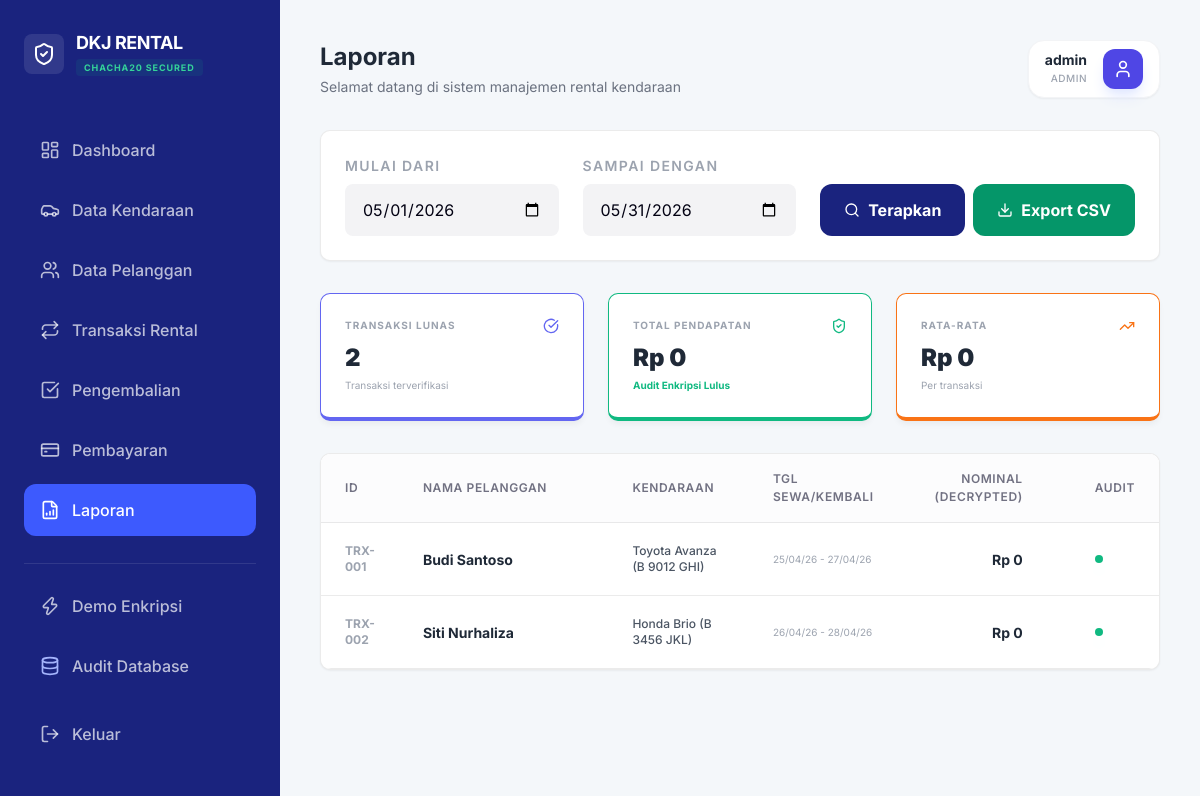
Page /dashboard.php?page=reports (signed in) on the earlier database version.
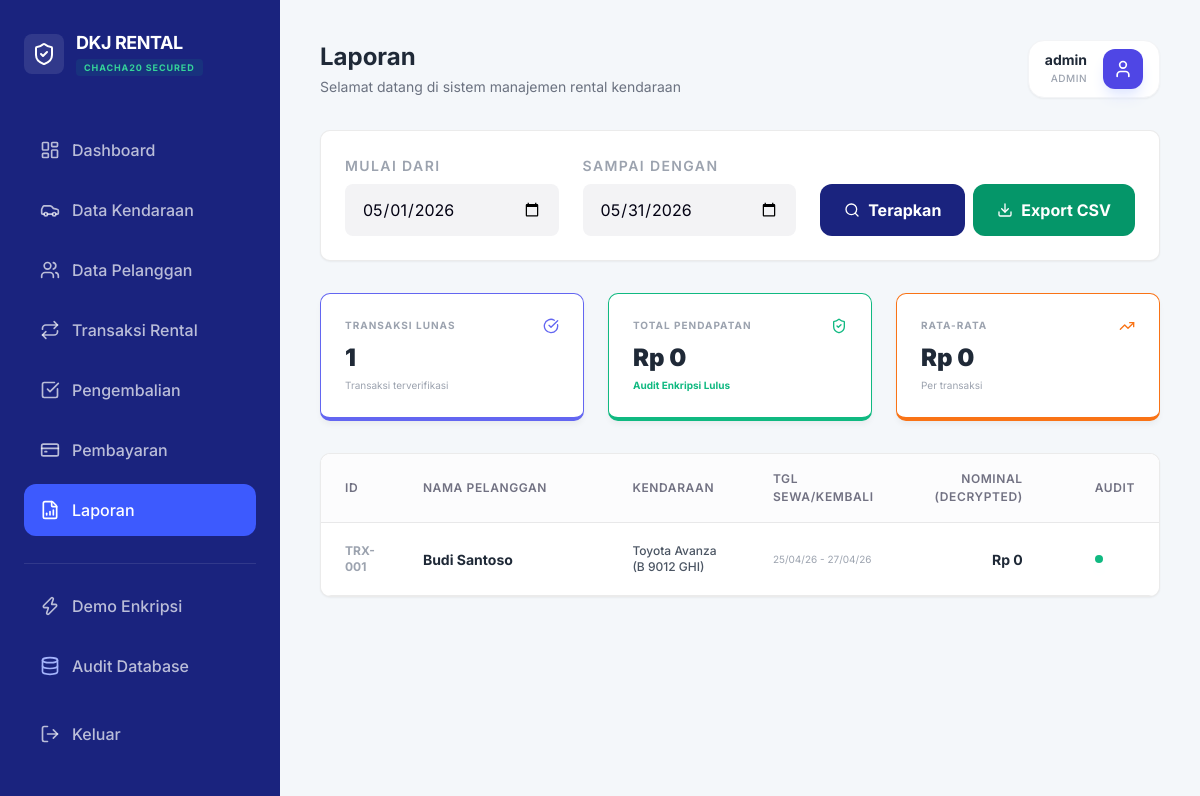
Same page on the later database version.
### tables this page shows
CREATE TABLE payments (
        id INTEGER PRIMARY KEY AUTOINCREMENT,
        transaksi_id INTEGER,
        nominal_pembayaran TEXT,
        metode TEXT,
        status TEXT DEFAULT 'pending',
        payment_date DATETIME,
        FOREIGN KEY(transaksi_id) REFERENCES rentals(id)
    );

CREATE TABLE customers (
        id INTEGER PRIMARY KEY AUTOINCREMENT,
        nama_pelanggan TEXT,
        nomor_hp TEXT,
        email TEXT,
        alamat TEXT,
        nomor_identitas TEXT
    );

CREATE TABLE vehicles (
        id INTEGER PRIMARY KEY AUTOINCREMENT,
        kode_kendaraan TEXT UNIQUE,
        nama_kendaraan TEXT,
        jenis TEXT,
        plat_nomor TEXT,
        tarif_harian INTEGER,
        status TEXT DEFAULT 'tersedia'
    );

CREATE TABLE rentals (
        id INTEGER PRIMARY KEY AUTOINCREMENT,
        pelanggan_id INTEGER,
        kendaraan_id INTEGER,
        tanggal_sewa DATE,
        tanggal_kembali DATE,
        durasi INTEGER,
        deposit TEXT,
        catatan_jaminan TEXT,
        status TEXT DEFAULT 'berjalan',
        FOREIGN KEY(pelanggan_id) REFERENCES customers(id),
        FOREIGN KEY(kendaraan_id) REFERENCES vehicles(id)
    );

### helpers/security_helper.php (called while the page is built, shortened)
<?php
class SecurityHelper {
    public static function generateKey() {
        $seed = SERVER_SEED . MASTER_SECRET;
        return hash('sha256', $seed, true);
    }
    public static function decrypt($base64_data) {
        $decoded = base64_decode($base64_data);
        $key = self::generateKey();
        if (function_exists('sodium_crypto_stream_chacha20_xor')) {
            $nonce_len = 8;
            if (strlen($decoded) < $nonce_len) return "[Error]";
            $nonce = substr($decoded, 0, $nonce_len);
            $ciphertext = substr($decoded, $nonce_len);
            return sodium_crypto_stream_chacha20_xor($ciphertext, $nonce, $key);
        } else {
            $nonce_len = 16;
            $nonce = substr($decoded, 0, $nonce_len);
            $ciphertext = substr($decoded, $nonce_len);
            return openssl_decrypt($ciphertext, 'chacha20', $key, OPENSSL_RAW_DATA, $nonce);
        }
    }
}
?>

### modules/reports.php (the view, shortened to what the changed rows need)
<?php
$start_date = $_GET['start'] ?? date('Y-m-01');
$end_date = $_GET['end'] ?? date('Y-m-t');
$stmt = $db->prepare("SELECT p.*, r.tanggal_sewa, r.tanggal_kembali, r.durasi, c.nama_pelanggan, v.nama_kendaraan, v.plat_nomor
                      FROM payments p
                      JOIN rentals r ON p.transaksi_id = r.id
                      JOIN customers c ON r.pelanggan_id = c.id
                      JOIN vehicles v ON r.kendaraan_id = v.id
                      WHERE p.status = 'lunas' AND DATE(p.payment_date) BETWEEN ? AND ?");
$stmt->execute([$start_date, $end_date]);
$report_data = $stmt->fetchAll(PDO::FETCH_ASSOC);
$total_income = 0;
?>
<div class="card mb-8 shadow-sm">
    <form method="GET" class="flex flex-wrap items-end gap-6">
        <div class="form-group flex-1 min-w-[180px]">
            <label class="text-[10px] text-gray-400 font-bold uppercase tracking-widest mb-2 block">Mulai Dari</label>
            <input type="date" name="start" value="<?= $start_date ?>" class="form-control">
        </div>
        <div class="form-group flex-1 min-w-[180px]">
            <label class="text-[10px] text-gray-400 font-bold uppercase tracking-widest mb-2 block">Sampai Dengan</label>
            <input type="date" name="end" value="<?= $end_date ?>" class="form-control">
        </div>
        <div class="flex gap-2">
            <button type="submit" class="py-3.5 px-6 bg-[#1a237e] text-white font-bold rounded-xl flex items-center gap-2 hover:bg-indigo-700 transition-all">
                <i data-lucide="search" class="w-4 h-4"></i> Terapkan
            </button>
            <a href="?page=reports&start=<?= $start_date ?>&end=<?= $end_date ?>&export=csv" class="py-3.5 px-6 bg-emerald-600 text-white font-bold rounded-xl flex items-center gap-2 hover:bg-emerald-700 transition-all">
                <i data-lucide="download" class="w-4 h-4"></i> Export CSV
            </a>
        </div>
    </form>
</div>
<div class="grid grid-cols-1 md:grid-cols-3 gap-6 mb-8">
    <div class="card border-b-4 border-indigo-500">
        <div class="flex justify-between items-start mb-2">
            <div class="text-[10px] font-bold text-gray-400 uppercase tracking-widest">Transaksi Lunas</div>
            <i data-lucide="check-circle" class="w-4 h-4 text-indigo-500"></i>
        </div>
        <div class="text-2xl font-black text-gray-800"><?= count($report_data) ?></div>
        <div class="text-[10px] text-gray-400 mt-1">Transaksi terverifikasi</div>
    </div>
    <div class="card border-b-4 border-emerald-500">
        <div class="flex justify-between items-start mb-2">
            <div class="text-[10px] font-bold text-gray-400 uppercase tracking-widest">Total Pendapatan</div>
            <i data-lucide="shield-check" class="w-4 h-4 text-emerald-500"></i>
        </div>
        <div class="text-2xl font-black text-gray-800">Rp <?= number_format($total_income, 0, ',', '.') ?></div>
        <div class="text-[10px] text-emerald-500 font-bold mt-1">Audit Enkripsi Lulus</div>
    </div>
    <div class="card border-b-4 border-orange-500">
        <div class="flex justify-between items-start mb-2">
            <div class="text-[10px] font-bold text-gray-400 uppercase tracking-widest">Rata-rata</div>
            <i data-lucide="trending-up" class="w-4 h-4 text-orange-500"></i>
        </div>
        <div class="text-2xl font-black text-gray-800">Rp <?= count($report_data) > 0 ? number_format($total_income / count($report_data), 0, ',', '.') : '0' ?></div>
        <div class="text-[10px] text-gray-400 mt-1">Per transaksi</div>
    </div>
</div>
<div class="card p-0 overflow-hidden shadow-sm">
    <div class="table-container border-none">
        <table>
            <thead>
                <tr class="bg-gray-50">
                    <th class="w-16">ID</th>
                    <th class="w-1/4">Nama Pelanggan</th>
                    <th>Kendaraan</th>
                    <th>Tgl Sewa/Kembali</th>
                    <th class="text-right pr-12">Nominal (Decrypted)</th>
                    <th>Audit</th>
                </tr>
            </thead>
            <tbody>
                <?php foreach ($report_data as $row): ?>
                <?php
                    $decrypted_amount = SecurityHelper::decrypt($row['nominal_pembayaran']);
                    $amount_float = is_numeric($decrypted_amount) ? (float)$decrypted_amount : 0;
                ?>
                <tr class="hover:bg-gray-50/50 transition-colors">
                    <td class="text-xs text-gray-400 font-bold">TRX-<?= str_pad($row['transaksi_id'], 3, '0', STR_PAD_LEFT) ?></td>
                    <td class="font-bold text-gray-800">
                        <div class="flex items-center gap-2">
                            <?= htmlspecialchars($row['nama_pelanggan']) ?>
                        </div>
                    </td>
                    <td class="text-gray-600 font-medium text-xs"><?= $row['nama_kendaraan'] ?> (<?= $row['plat_nomor'] ?>)</td>
                    <td class="text-gray-400 text-[10px]">
                        <?= date('d/m/y', strtotime($row['tanggal_sewa'])) ?> - <?= date('d/m/y', strtotime($row['tanggal_kembali'])) ?>
                    </td>
                    <td class="font-bold text-gray-800 text-right pr-12">
                        Rp <?= number_format($amount_float, 0, ',', '.') ?>
                    </td>
                    <td>
                        <div class="w-2 h-2 rounded-full bg-emerald-500 shadow-lg shadow-emerald-200" title="Data Verified"></div>
                    </td>
                </tr>
                <?php endforeach; ?>
            </tbody>
        </table>
    </div>
</div>

Differences in the rows shown:
no longer on this page (row edited): payments: transaksi "002", customers.nama_pelanggan "Siti Nurhaliza", vehicles.nama_kendaraan "Honda Brio", vehicles.plat_nomor "B 3456 JKL", transaksi.tanggal_sewa "26/04/26", transaksi.tanggal_kembali "28/04/26", nominal_pembayaran "0"
Other differences:
count($report_data): "2" → "1"
